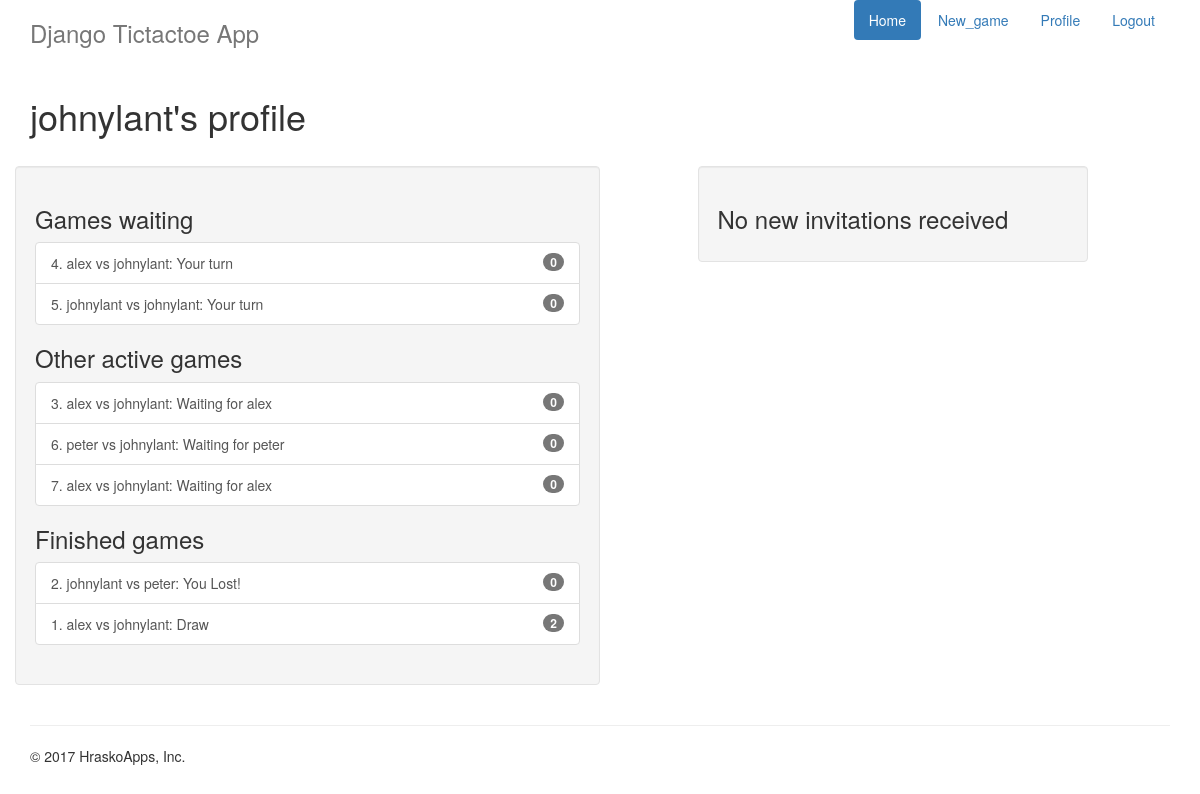
The app's page /user/home (signed in), older data.
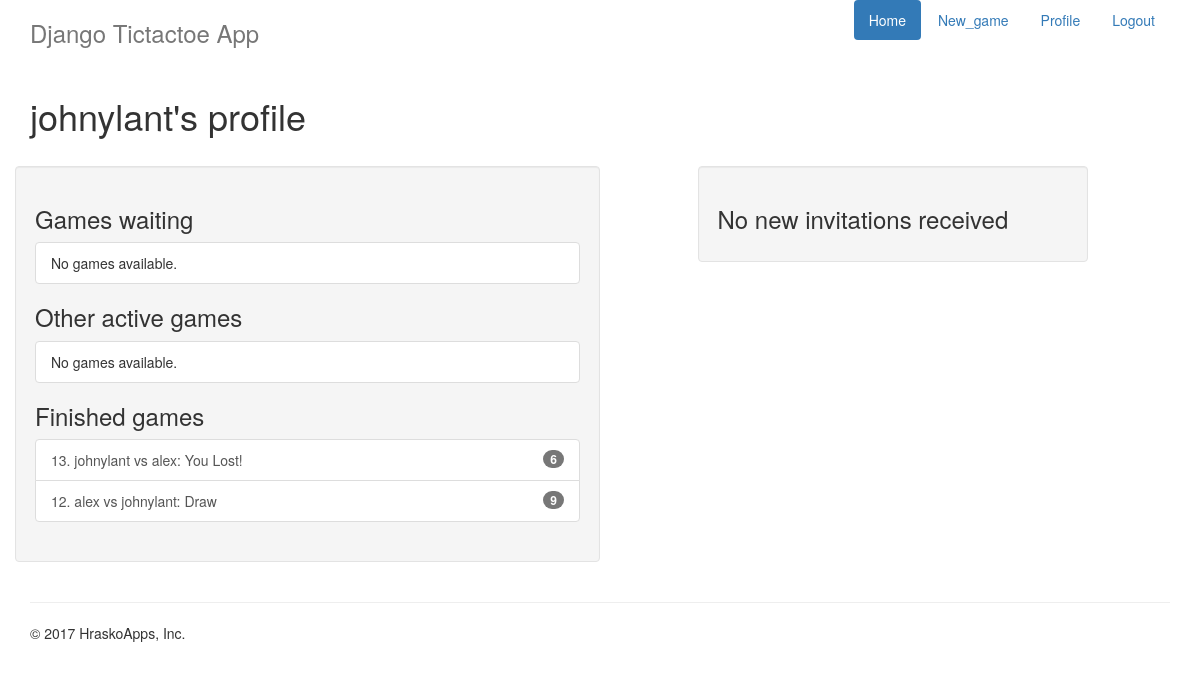
The same page, newer data.
### tictactoe/models.py (models this page shows, shortened)
class Game(models.Model):
    first_player = models.ForeignKey(User, related_name="games_first_player")
    second_player = models.ForeignKey(User, related_name="games_second_player")
    next_to_move = models.ForeignKey(User, related_name="games_to_move")
    start_time = models.DateTimeField(auto_now_add=True)
    last_active = models.DateTimeField(auto_now=True)
    status = models.CharField(max_length=1, default='A', choices=GAME_STATUS_CHOICES)
    objects = GamesManager()
    def __str__(self):
        return "{0}. {1} vs {2}".format(self.id, self.first_player, self.second_player)

### user/views.py (the view)
@login_required
def home(request):
    my_games = Game.objects.games_for_user(request.user)
    active_games = my_games.filter(status="A")
    finished_games = my_games.exclude(status="A")
    waiting_games = active_games.filter(next_to_move=request.user)
    other_games = active_games.exclude(next_to_move=request.user)
    invitations = request.user.invitations_received.all()
    context = {'other_games': other_games,
                'waiting_games': waiting_games,
                'finished_games': finished_games,
                'invitations': invitations}
    return render(request, "user/home.html", context)

### tictactoe/models.py (called while the page is built)
    def games_for_user(self, user):
        return super(GamesManager, self).get_queryset().filter(
            Q(first_player_id=user.id) | Q(second_player_id=user.id))

### user/templates/user/home.html
{% extends "base.html" %}
{% block title %}
{{user.username}}'s profile
{% endblock title %}
{% block content %}
    <div class="row">
        <div class="well col-md-6">
          {% include "tictactoe/game_list_snippet.html" with header="Games waiting" games_list=waiting_games %}
          {% include "tictactoe/game_list_snippet.html" with header="Other active games" games_list=other_games %}
          {% include "tictactoe/game_list_snippet.html" with header="Finished games" games_list=finished_games %}
        </div>
        <div class="well col-sm-4 col-sm-push-1">
          {% if invitations %}
            <h3 class="panel-header">Open Invitations</h3>
            <div class="list-group">
              {% for inv in invitations %}
                <a class="list-group-item" href="{% url 'tictactoe_accept_invitation' pk=inv.id %}">
                  {{ inv.from_user.username }} has invited you to a game!
                </a>
              {% endfor %}
            </div>
          {% else %}
            <h3 class="panel-header">No new invitations received</h3>
          {% endif %}
        </div>
      </div>
{% endblock content %}

### templates/base.html (shortened to what this page needs)
{% load staticfiles %}
<!DOCTYPE html>
<html>
  <head>
  {% block styling %}
  <link rel="stylesheet" href="{% static 'bower_components/bootstrap/dist/css/bootstrap.min.css' %}">
  {% endblock styling %}
  </head>
  <body>
      <div class="container">
        <div class="header clearfix">
          <nav>
            <ul class="nav nav-pills pull-right">
              <li role="presentation" class="active"><a href="{% url 'boardgames_home' %}">Home</a></li>
              <li role="presentation"><a href="{% url 'tictactoe_invite' %}">New_game</a></li>
              {% if user.is_authenticated %}
                <li role="presentation"><a href="{% url 'user_home' %}">Profile</a></li>
                <li role="presentation"><a href="{% url 'boardgames_logout' %}">Logout</a></li>
              {% else %}
              <li role="presentation"><a href="{% url 'boardgames_login' %}">Login</a></li>
              {% endif %}
            </ul>
          </nav>
          <h3 class="text-muted">Django Tictactoe App</h3>
        </div>
        <br>
        <h1>
        {% block title %}{% endblock title %}
        </h1>
        <br>
            {% block content %}
            {% endblock content %}
        <footer class="footer">
          <hr>
          <p>&copy; 2017 HraskoApps, Inc.</p>
        </footer>
      </div>
  </body>
</html>

### tictactoe/templates/tictactoe/game_list_snippet.html
<h3 class="panel-header">{{header}} </h3>
<div class="list-group">
  {% for game in games_list %}
    <a class="list-group-item" href="{% url 'tictactoe_game_detail' pk=game.id %}">
      {{ game }}:
      {% if game.status == "A" %}
        {% if game.next_to_move == user %} Your turn {% else %} Waiting for {{ game.next_to_move.username }} {% endif %}
      {% elif game.status == "D" %}
        Draw
      {% elif game.status == "F" and user == game.first_player %}
        You Won!
      {% elif game.status == "S" and user == game.second_player %}
        You Won!
      {% else %}
        You Lost!
      {% endif %}
      <span class="badge">{{game.move_set.count}}</span></a>
  {% empty %}
    <span class="list-group-item">No games available.</span>
  {% endfor %}
</div>

Row changes from the older to the newer data that the page shows:
removed Game: id+first_player+second_player "4. alex vs johnylant", status "Your turn", move_set.count "0"
removed Game: id+first_player+second_player "5. johnylant vs johnylant", status "Your turn", move_set.count "0"
removed Game: id+first_player+second_player "3. alex vs johnylant", next_to_move.username "alex", move_set.count "0"
removed Game: id+first_player+second_player "6. peter vs johnylant", next_to_move.username "peter", move_set.count "0"
removed Game: id+first_player+second_player "7. alex vs johnylant", next_to_move.username "alex", move_set.count "0"
removed Game: id+first_player+second_player "2. johnylant vs peter", status "You Lost!", move_set.count "0"
removed Game: id+first_player+second_player "1. alex vs johnylant", status "Draw", move_set.count "2"
added Game: id+first_player+second_player "13. johnylant vs alex", status "You Lost!", move_set.count "6"
added Game: id+first_player+second_player "12. alex vs johnylant", status "Draw", move_set.count "9"
Text that changed along with them:
text now shown: "No games available. No games available."
